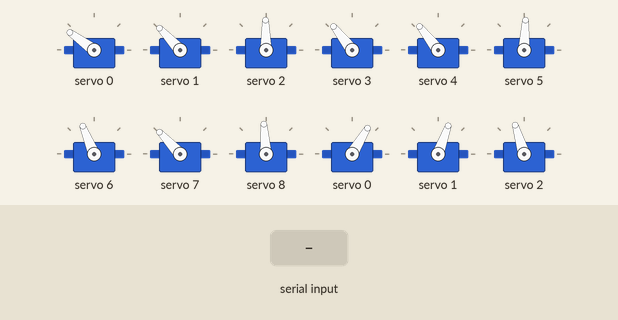
Recording of a sketch running on a simulated Arduino Uno, built with avr-gcc and run on an emulated ATmega328P. On the bench: 12 × servo. Inputs (shaded band) come from the test bench.

Above: at 6.7 s.
6.8 s: "90,45\n" received over Serial
At 7.38 s:
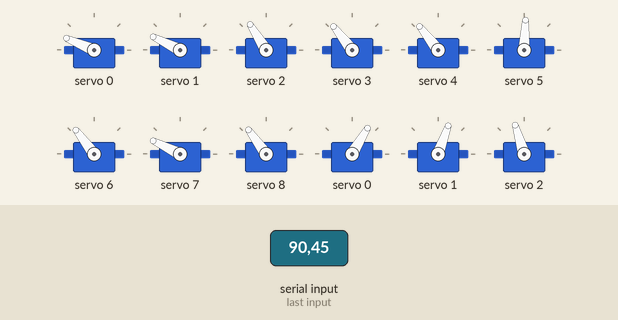
At 8.01 s:
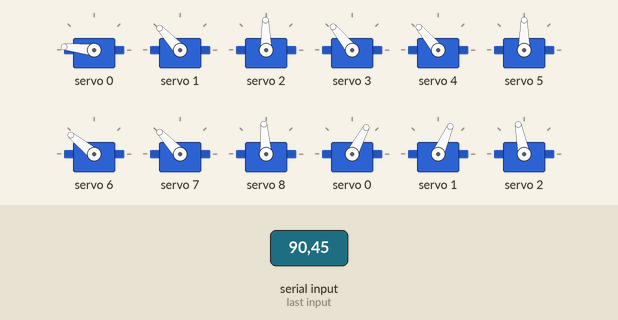
9.8 s: "1\n" received over Serial
At 10.17 s:
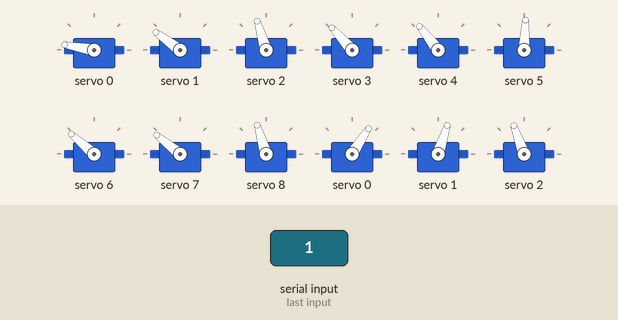
12.8 s: "2\n" received over Serial
15.8 s: "3\n" received over Serial
18.8 s: "4\n" received over Serial
21.8 s: "30,150\n" received over Serial
At 22.5 s:
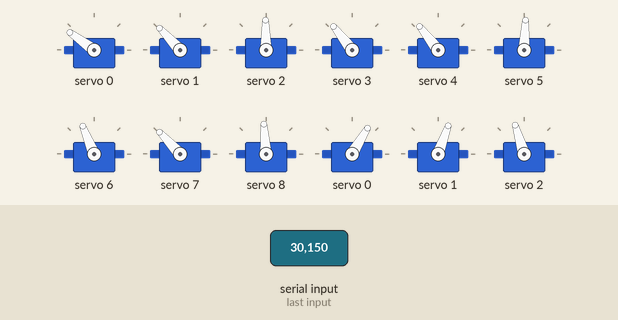
Timing chart, 0 to 24.4 s (numbered marks = the images above; inputs shaded):
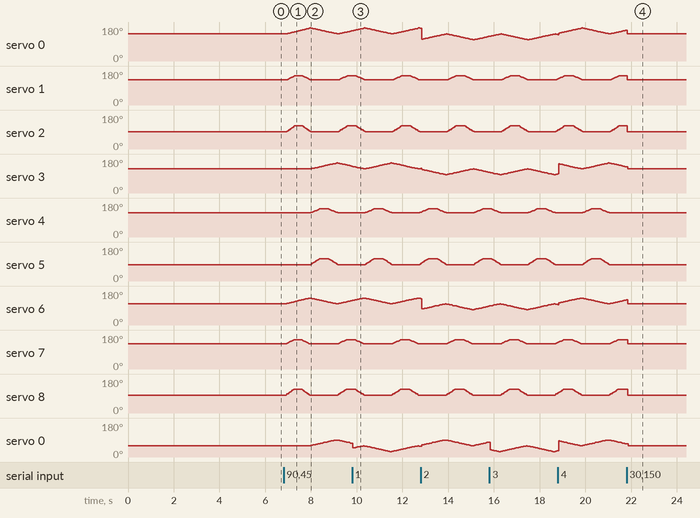

Measured:
- after the input at 6.8 s, servo 3: rises from 128° to 159° in 1.1 s, then falls to 141° in 0.68 s; servo 4: rises from 128° to 149° in 0.37 s, then falls to 128° in 0.79 s; servo 5: rises from 87° to 118° in 0.37 s, then falls to 87° in 0.79 s; servo 0: rises from 59° to 90° in 1.1 s, then falls to 72° in 0.72 s
- after the input at 21.8 s, servo 4: stays 128° (without the input it goes to 130° after 0.46 s); servo 5: stays 87° (without the input it goes to 90° after 0.46 s)

The sketch:

Integrated_Main.ino
```cpp
#include "PCA9685.h"
#include <Wire.h>

PCA9685 driver(B000000); //address pin for first driver
PCA9685 driver1(B000001);//address pin for second driver

//Servo Mappings
//Left Side
//First Leg
PCA9685_ServoEval pwmServo(82, 481); // (-90deg, +90deg)
PCA9685_ServoEval pwmServo1(82, 481); // (-90deg,+90deg)
PCA9685_ServoEval pwmServo2(82, 481); // (-90deg,+90deg)
//Second Leg
PCA9685_ServoEval pwmServo3(82, 481); // (-90deg, +90deg)
PCA9685_ServoEval pwmServo4(82, 481); // (-90deg,+90deg)
PCA9685_ServoEval pwmServo5(82, 481); // (-90deg,+90deg)
//Third Leg
PCA9685_ServoEval pwmServo6(82, 481); // (-90deg, +90deg)
PCA9685_ServoEval pwmServo7(82, 481); // (-90deg,+90deg)
PCA9685_ServoEval pwmServo8(82, 481); // (-90deg,+90deg)

//Right Side
//Fourth Leg
PCA9685_ServoEval pwmServo9(82, 481); // (-90deg, +90deg)
PCA9685_ServoEval pwmServo10(82, 481); // (-90deg, +90deg)
PCA9685_ServoEval pwmServo11(82, 481); // (-90deg, +90deg)
//Fifth Leg
PCA9685_ServoEval pwmServo12(82, 481); // (-90deg, +90deg)
PCA9685_ServoEval pwmServo13(82, 481); // (-90deg, +90deg)
PCA9685_ServoEval pwmServo14(82, 481); // (-90deg, +90deg)
//Sixth Leg
PCA9685_ServoEval pwmServo15(82, 481); // (-90deg, +90deg)
PCA9685_ServoEval pwmServo16(82, 481); // (-90deg, +90deg)
PCA9685_ServoEval pwmServo17(82, 481); // (-90deg, +90deg)

int i1L1 = 0;
int i2L1 = 0;
int i3L1 = 0;
int i4L1 = 0;

int i1L2 = 0;
int i2L2 = 0;
int i3L2 = 0;
int i4L2 = 0;

int m = 0;

boolean l1status = LOW;
boolean l2status = LOW;
byte inputData = 0;

void setup() {
  Wire.begin();                 // Wire must be started first
  Wire.setClock(400000);        // Supported baud rates are 100kHz, 400kHz, and 1000kHz
  Serial.begin(9600);
  delay(20);

  driver.resetDevices();        // Software resets all PCA9685 devices on Wire line
  driver1.resetDevices();

  driver.init ();
  driver1.init();
  driver.setPWMFrequency(50);   // Set frequency to 50Hz first driver
  driver1.setPWMFrequency(50);  // Ser frequency to 50Hz second driver

//Move to initial positions
//Leg1
//driver.setChannelPWM(servo number on the driver, pwmServo.pwmForAngle(0));
  driver.setChannelPWM(0, pwmServo.pwmForAngle(60));
  driver.setChannelPWM(1, pwmServo.pwmForAngle(50));
  driver.setChannelPWM(2, pwmServo.pwmForAngle(10));
  delay(500);
//Leg2
  driver.setChannelPWM(3, pwmServo.pwmForAngle(45));
  driver.setChannelPWM(4, pwmServo.pwmForAngle(45));
  driver.setChannelPWM(5, pwmServo.pwmForAngle(6));
  delay(500);
//Leg3
  driver.setChannelPWM(6, pwmServo.pwmForAngle(30));
  driver.setChannelPWM(7, pwmServo.pwmForAngle(50));
  driver.setChannelPWM(8, pwmServo.pwmForAngle(13));
  delay(500);
//Leg4
  driver1.setChannelPWM(0, pwmServo.pwmForAngle(-20));
  driver1.setChannelPWM(1, pwmServo.pwmForAngle(-10));
  driver1.setChannelPWM(2, pwmServo.pwmForAngle(25));
  delay(500);
//Leg5
  driver1.setChannelPWM(3, pwmServo.pwmForAngle(-11));
  driver1.setChannelPWM(4, pwmServo.pwmForAngle(-22));
  driver1.setChannelPWM(5, pwmServo.pwmForAngle(25));
  delay(500);
//Leg6
  driver1.setChannelPWM(6, pwmServo.pwmForAngle(8));
  driver1.setChannelPWM(7, pwmServo.pwmForAngle(-20));
  driver1.setChannelPWM(8, pwmServo.pwmForAngle(10));
  delay (3000);
}

void loop() {
  while (Serial.available())
  {
    int inputData= (Serial.read()-'0');
    if (inputData == 1) {
      m = 1;
  }
    if (inputData == 2) {
      m =2;
  }
    if (inputData == 3) {
      m = 3;
    }
    if (inputData == 4) {
      m = 4;
    }
    if (inputData ==0) {
      initialPosition();
    }
  }
  //Forward
  if (m == 1) {
    moveLeg1();
    moveLeg3();
    moveLeg5();
    if (l1status == HIGH) {
      moveLeg2();
      moveLeg4();
      moveLeg6();
    }
  }
  //Reverse
  if (m == 2) {
    moveLeg1Rev();
    moveLeg3Rev();
    moveLeg5Rev();
    if (l1status == HIGH) {
      moveLeg2Rev();
      moveLeg4Rev();
      moveLeg6Rev();
    }
  }
  //Left
  if ( m == 4) {
    moveLeg1();
    moveLeg3();
    moveLeg5Left();
    if (l1status == HIGH){
      moveLeg2();
      moveLeg4Left();
      moveLeg6Left();
    }
  }
  //Right
  if ( m == 3) {
    moveLeg1Right();
    moveLeg3Right();
    moveLeg5();
    if (l1status == HIGH){
      moveLeg2Right();
      moveLeg4();
      moveLeg6();
    }
  }
  delay(30); // Walking speed(Recommended==30)
}


void moveLeg1() {
  // Swign phase - move leg though air - from initial to final position
  // Rise the leg
  if (i1L1 <= 10)
  {
    driver.setChannelPWM(1, pwmServo.pwmForAngle(50 + i1L1 * 2));
    driver.setChannelPWM(2, pwmServo.pwmForAngle(10 + i1L1 * 3));
    i1L1++;
  }
  // Rotate the leg
  if (i2L1 <= 30) {
    driver.setChannelPWM(0, pwmServo.pwmForAngle(60+i2L1));
    i2L1++;
  }
  // Move back to touch the ground
  if (i2L1 > 20 & i3L1 <= 10) {
    driver.setChannelPWM(1, pwmServo.pwmForAngle(70 - i3L1 * 2));        //(the degree here is the result after adding (i1L1*2 and i1L1*3) from initial positions)
    driver.setChannelPWM(2, pwmServo.pwmForAngle(40 - i3L1 * 3));
    i3L1++;
  }

  // Stance phase - move leg while touching the ground
  // Rotate back to initial position
  if (i2L1 >= 30) {
    driver.setChannelPWM(0, pwmServo.pwmForAngle(90 - i4L1));
    i4L1++;
    l1status = HIGH;
  }
  // Reset the counters for repeating the process
  if (i4L1 >= 30) {
    i1L1 = 0;
    i2L1 = 0;
    i3L1 = 0;
    i4L1 = 0;
  }
}


void moveLeg2(){
   if (i1L2 <= 10) {
    driver.setChannelPWM(4, pwmServo.pwmForAngle(45 + i1L2 * 2));
    driver.setChannelPWM(5, pwmServo.pwmForAngle(6 + i1L2 * 3));
    i1L2++;
  }
  if (i2L2 <= 30) {
    driver.setChannelPWM(3, pwmServo.pwmForAngle(45+i2L2));
    i2L2++;
  }
  if (i2L2 > 20 & i3L2 <= 10) {
    driver.setChannelPWM(4, pwmServo.pwmForAngle(65 - i3L2 * 2));
    driver.setChannelPWM(5, pwmServo.pwmForAngle(36 - i3L2 * 3));
    i3L2++;
  }
  if (i2L2 >= 30) {
    driver.setChannelPWM(3, pwmServo.pwmForAngle(75 - i4L2));
    i4L2++;
  }
  if (i4L2 >= 30) {
    i1L2 = 0;
    i2L2 = 0;
    i3L2 = 0;
    i4L2 = 0;
}
}

void moveLeg3() {
  if (i1L1 <= 10) {
    driver.setChannelPWM(7, pwmServo.pwmForAngle(50 + i1L1 * 2));
    driver.setChannelPWM(8, pwmServo.pwmForAngle(13 + i1L1 * 3));
  }
  if (i2L1 <= 30) {
    driver.setChannelPWM(6, pwmServo.pwmForAngle(30+i2L1));
  }
  if (i2L1 > 20 & i3L1 <= 10) {
    driver.setChannelPWM(7, pwmServo.pwmForAngle(70 - i3L1 * 2));
    driver.setChannelPWM(8, pwmServo.pwmForAngle(43 - i3L1 * 3));
  }
  if (i2L1 >= 30) {
    driver.setChannelPWM(6, pwmServo.pwmForAngle(60 - i4L1));
  }
}


void moveLeg4() {
  if (i1L2 <= 10) {
    driver1.setChannelPWM(1, pwmServo.pwmForAngle(-10 - i1L2 *2));
    driver1.setChannelPWM(2, pwmServo.pwmForAngle(25 - i1L2 *3));
  }
  if (i2L2 <= 30) {
    driver1.setChannelPWM(0, pwmServo.pwmForAngle(-20 - i2L2));
  }
  if (i2L2 > 20 & i3L2 <= 30) {
    driver1.setChannelPWM(1, pwmServo.pwmForAngle(-30 + i3L2 *2));
    driver1.setChannelPWM(2, pwmServo.pwmForAngle(-5 + i3L2 *3));
  }
  if (i2L2 >= 30) {
    driver1.setChannelPWM(0, pwmServo.pwmForAngle(-50 + i4L2));
  }
}
void moveLeg5() {
  if (i1L1 <= 10) {
    driver1.setChannelPWM(4, pwmServo.pwmForAngle(-22 - i1L1 *2));
    driver1.setChannelPWM(5, pwmServo.pwmForAngle(25 - i1L1 *3));
  }
  if (i2L1 <= 30) {
    driver1.setChannelPWM(3, pwmServo.pwmForAngle(-11 - i2L1));
  }
  if (i2L1 > 20 & i3L1 <= 30) {
    driver1.setChannelPWM(4, pwmServo.pwmForAngle(-42 + i3L1 *2));
    driver1.setChannelPWM(5, pwmServo.pwmForAngle(-5 + i3L1 *3));
  }
  if (i2L1 >= 30) {
    driver1.setChannelPWM(3, pwmServo.pwmForAngle(-41 + i4L1));
  }
}
void moveLeg6() {
  if (i1L2 <= 10) {
    driver1.setChannelPWM(7, pwmServo.pwmForAngle(-20 - i1L2 *2));
    driver1.setChannelPWM(8, pwmServo.pwmForAngle(10 - i1L2 *3));
  }
  if (i2L2 <= 30) {
    driver1.setChannelPWM(6, pwmServo.pwmForAngle(8 - i2L2));
  }
  if (i2L2 > 20 & i3L2 <= 10) {
    driver1.setChannelPWM(7, pwmServo.pwmForAngle(-40 + i3L2 *2));
    driver1.setChannelPWM(8, pwmServo.pwmForAngle(-20 + i3L2 *3));
  }
  if (i2L2 >= 30) {
    driver1.setChannelPWM(6, pwmServo.pwmForAngle(-22 + i4L2));
  }
}
void moveLeg1Rev(){
  if (i1L1 <= 10)
  {
    driver.setChannelPWM(1, pwmServo.pwmForAngle(50 + i1L1 * 2));
    driver.setChannelPWM(2, pwmServo.pwmForAngle(10 + i1L1 * 3));
    i1L1++;
  }
  if (i2L1 <= 30) {
    driver.setChannelPWM(0, pwmServo.pwmForAngle(60-i2L1));
    i2L1++;
  }

  if (i2L1 > 20 & i3L1 <= 10) {
    driver.setChannelPWM(1, pwmServo.pwmForAngle(70 - i3L1 * 2)); //(the degree here is the result after adding (i1L1*2 and i1L1*3) from initial positions)
    driver.setChannelPWM(2, pwmServo.pwmForAngle(40 - i3L1 * 3));
    i3L1++;
  }
  if (i2L1 >= 30) {
    driver.setChannelPWM(0, pwmServo.pwmForAngle(30 + i4L1));
    i4L1++;
    l1status = HIGH;
  }
  if (i4L1 >= 30) {
    i1L1 = 0;
    i2L1 = 0;
    i3L1 = 0;
    i4L1 = 0;
  }
}
void moveLeg2Rev(){
  if (i1L2 <= 10) {
    driver.setChannelPWM(4, pwmServo.pwmForAngle(45 + i1L2 * 2));
    driver.setChannelPWM(5, pwmServo.pwmForAngle(6 + i1L2 * 3));
    i1L2++;
  }
  if (i2L2 <= 30) {
    driver.setChannelPWM(3, pwmServo.pwmForAngle(45-i2L2));
    i2L2++;
  }
  if (i2L2 > 20 & i3L2 <= 10) {
    driver.setChannelPWM(4, pwmServo.pwmForAngle(65 - i3L2 * 2));
    driver.setChannelPWM(5, pwmServo.pwmForAngle(36 - i3L2 * 3));
    i3L2++;
  }
  if (i2L2 >= 30) {
    driver.setChannelPWM(3, pwmServo.pwmForAngle(15+i4L2));
    i4L2++;
  }
  if (i4L2 >= 30) {
    i1L2 = 0;
    i2L2 = 0;
    i3L2 = 0;
    i4L2 = 0;
}
}
void moveLeg3Rev(){
  if (i1L1 <= 10) {
    driver.setChannelPWM(7, pwmServo.pwmForAngle(50 + i1L1 * 2));
    driver.setChannelPWM(8, pwmServo.pwmForAngle(13 + i1L1 * 3));
  }
  if (i2L1 <= 30) {
    driver.setChannelPWM(6, pwmServo.pwmForAngle(30-i2L1));
  }
  if (i2L1 > 20 & i3L1 <= 10) {
    driver.setChannelPWM(7, pwmServo.pwmForAngle(70 - i3L1 * 2));
    driver.setChannelPWM(8, pwmServo.pwmForAngle(43 - i3L1 * 3));
  }
  if (i2L1 >= 30) {
    driver.setChannelPWM(6, pwmServo.pwmForAngle(0 + i4L1));
  }
}
void moveLeg4Rev(){
  if (i1L2 <= 10) {
    driver1.setChannelPWM(1, pwmServo.pwmForAngle(-10 - i1L2 *2));
    driver1.setChannelPWM(2, pwmServo.pwmForAngle(25 - i1L2 *3));

  }
  if (i2L2 <= 30) {
    driver1.setChannelPWM(0, pwmServo.pwmForAngle(-20 + i2L2));

  }
  if (i2L2 > 20 & i3L2 <= 30) {
    driver1.setChannelPWM(1, pwmServo.pwmForAngle(-30 + i3L2 *2));
    driver1.setChannelPWM(2, pwmServo.pwmForAngle(-5 + i3L2 *3));
  }
  if (i2L2 >= 30) {
    driver1.setChannelPWM(0, pwmServo.pwmForAngle(10 - i4L2));
  }
}
void moveLeg5Rev(){
  if (i1L1 <= 10) {
    driver1.setChannelPWM(4, pwmServo.pwmForAngle(-22 - i1L1 *2));
    driver1.setChannelPWM(5, pwmServo.pwmForAngle(25 - i1L1 *3));
  }
  if (i2L1 <= 30) {
    driver1.setChannelPWM(3, pwmServo.pwmForAngle(-11 + i2L1));

  }
  if (i2L1 > 20 & i3L1 <= 30) {
    driver1.setChannelPWM(4, pwmServo.pwmForAngle(-42 + i3L1 *2));
    driver1.setChannelPWM(5, pwmServo.pwmForAngle(-5 + i3L1 *3));
  }
  if (i2L1 >= 30) {
    driver1.setChannelPWM(3, pwmServo.pwmForAngle(19 - i4L1));
  }
}
void moveLeg6Rev(){
  if (i1L2 <= 10) {
    driver1.setChannelPWM(7, pwmServo.pwmForAngle(-20 - i1L2 *2));
    driver1.setChannelPWM(8, pwmServo.pwmForAngle(10 - i1L2 *3));
  }
  if (i2L2 <= 30) {
    driver1.setChannelPWM(6, pwmServo.pwmForAngle(8 + i2L2));
  }
  if (i2L2 > 20 & i3L2 <= 10) {
    driver1.setChannelPWM(7, pwmServo.pwmForAngle(-40 + i3L2 *2));
    driver1.setChannelPWM(8, pwmServo.pwmForAngle(-20 + i3L2 *3));
  }
  if (i2L2 >= 30) {
    driver1.setChannelPWM(6, pwmServo.pwmForAngle(38 - i4L2));
  }
}
void moveLeg1Right() {
  if (i1L1 <= 10)
  {
    driver.setChannelPWM(1, pwmServo.pwmForAngle(50 + i1L1 * 2));
    driver.setChannelPWM(2, pwmServo.pwmForAngle(10 + i1L1 * 3));
    i1L1++;
  }
  if (i2L1 <= 30) {
    driver.setChannelPWM(0, pwmServo.pwmForAngle(60-i2L1));
    i2L1++;
  }

  if (i2L1 > 20 & i3L1 <= 10) {
    driver.setChannelPWM(1, pwmServo.pwmForAngle(70 - i3L1 * 2)); //(the degree here is the result after adding (i1L1*2 and i1L1*3) from initial positions)
    driver.setChannelPWM(2, pwmServo.pwmForAngle(40 - i3L1 * 3));
    i3L1++;
  }
  if (i2L1 >= 30) {
    driver.setChannelPWM(0, pwmServo.pwmForAngle(30 + i4L1));
    i4L1++;
    l1status = HIGH;
  }
  if (i4L1 >= 30) {
    i1L1 = 0;
    i2L1 = 0;
    i3L1 = 0;
    i4L1 = 0;
  }
}
void moveLeg2Right(){
  if (i1L2 <= 10) {
    driver.setChannelPWM(4, pwmServo.pwmForAngle(45 + i1L2 * 2));
    driver.setChannelPWM(5, pwmServo.pwmForAngle(6 + i1L2 * 3));
    i1L2++;
  }
  if (i2L2 <= 30) {
    driver.setChannelPWM(3, pwmServo.pwmForAngle(45-i2L2));
    i2L2++;
  }
  if (i2L2 > 20 & i3L2 <= 10) {
    driver.setChannelPWM(4, pwmServo.pwmForAngle(65 - i3L2 * 2));
    driver.setChannelPWM(5, pwmServo.pwmForAngle(36 - i3L2 * 3));
    i3L2++;
  }
  if (i2L2 >= 30) {
    driver.setChannelPWM(3, pwmServo.pwmForAngle(15+i4L2));
    i4L2++;
  }
  if (i4L2 >= 30) {
    i1L2 = 0;
    i2L2 = 0;
    i3L2 = 0;
    i4L2 = 0;
}
}
void moveLeg3Right() {
  if (i1L1 <= 10) {
    driver.setChannelPWM(7, pwmServo.pwmForAngle(50 + i1L1 * 2));
    driver.setChannelPWM(8, pwmServo.pwmForAngle(13 + i1L1 * 3));
  }
  if (i2L1 <= 30) {
    driver.setChannelPWM(6, pwmServo.pwmForAngle(30-i2L1));
  }
  if (i2L1 > 20 & i3L1 <= 10) {
    driver.setChannelPWM(7, pwmServo.pwmForAngle(70 - i3L1 * 2));
    driver.setChannelPWM(8, pwmServo.pwmForAngle(43 - i3L1 * 3));
  }
  if (i2L1 >= 30) {
    driver.setChannelPWM(6, pwmServo.pwmForAngle(0 + i4L1));
  }
}
void moveLeg4Left() {
  if (i1L2 <= 10) {
    driver1.setChannelPWM(1, pwmServo.pwmForAngle(-10 - i1L2 *2));
    driver1.setChannelPWM(2, pwmServo.pwmForAngle(25 - i1L2 *3));
  }
  if (i2L2 <= 30) {
    driver1.setChannelPWM(0, pwmServo.pwmForAngle(-20 + i2L2));
  }
  if (i2L2 > 20 & i3L2 <= 30) {
    driver1.setChannelPWM(1, pwmServo.pwmForAngle(-30 + i3L2 *2));
    driver1.setChannelPWM(2, pwmServo.pwmForAngle(-5 + i3L2 *3));
  }
  if (i2L2 >= 30) {
    driver1.setChannelPWM(0, pwmServo.pwmForAngle(10 - i4L2));
  }
}
void moveLeg5Left() {
  if (i1L1 <= 10) {
    driver1.setChannelPWM(4, pwmServo.pwmForAngle(-22 - i1L1 *2));
    driver1.setChannelPWM(5, pwmServo.pwmForAngle(25 - i1L1 *3));
  }
  if (i2L1 <= 30) {
    driver1.setChannelPWM(3, pwmServo.pwmForAngle(-11 + i2L1));
  }
  if (i2L1 > 20 & i3L1 <= 30) {
    driver1.setChannelPWM(4, pwmServo.pwmForAngle(-42 + i3L1 *2));
    driver1.setChannelPWM(5, pwmServo.pwmForAngle(-5 + i3L1 *3));
  }
  if (i2L1 >= 30) {
    driver1.setChannelPWM(3, pwmServo.pwmForAngle(19 - i4L1));
  }
}
void moveLeg6Left() {
  if (i1L2 <= 10) {
    driver1.setChannelPWM(7, pwmServo.pwmForAngle(-20 - i1L2 *2));
    driver1.setChannelPWM(8, pwmServo.pwmForAngle(10 - i1L2 *3));
  }
  if (i2L2 <= 30) {
    driver1.setChannelPWM(6, pwmServo.pwmForAngle(8 + i2L2));
  }
  if (i2L2 > 20 & i3L2 <= 10) {
    driver1.setChannelPWM(7, pwmServo.pwmForAngle(-40 + i3L2 *2));
    driver1.setChannelPWM(8, pwmServo.pwmForAngle(-20 + i3L2 *3));
  }
  if (i2L2 >= 30) {
    driver1.setChannelPWM(6, pwmServo.pwmForAngle(38 - i4L2));
  }
}
void initialPosition() {
  m = 0;
  l1status = LOW;
  l2status = LOW;
  //delay(30);
//Leg1
  driver.setChannelPWM(0, pwmServo.pwmForAngle(60));
  driver.setChannelPWM(1, pwmServo.pwmForAngle(50));
  driver.setChannelPWM(2, pwmServo.pwmForAngle(10));
  delay(10);
//Leg2
  driver.setChannelPWM(3, pwmServo.pwmForAngle(45));
  driver.setChannelPWM(4, pwmServo.pwmForAngle(45));
  driver.setChannelPWM(5, pwmServo.pwmForAngle(6));
  delay(10);
//Leg3
  driver.setChannelPWM(6, pwmServo.pwmForAngle(30));
  driver.setChannelPWM(7, pwmServo.pwmForAngle(50));
  driver.setChannelPWM(8, pwmServo.pwmForAngle(13));
  delay(10);
//Leg4
  driver1.setChannelPWM(0, pwmServo.pwmForAngle(-20));
  driver1.setChannelPWM(1, pwmServo.pwmForAngle(-10));
  driver1.setChannelPWM(2, pwmServo.pwmForAngle(25));
  delay(10);
//Leg5
  driver1.setChannelPWM(3, pwmServo.pwmForAngle(-11));
  driver1.setChannelPWM(4, pwmServo.pwmForAngle(-22));
  driver1.setChannelPWM(5, pwmServo.pwmForAngle(25));
  delay(10);
//Leg6
  driver1.setChannelPWM(6, pwmServo.pwmForAngle(8));
  driver1.setChannelPWM(7, pwmServo.pwmForAngle(-20));
  driver1.setChannelPWM(8, pwmServo.pwmForAngle(10));
  delay(10);

  i1L1 = 0;
  i2L1 = 0;
  i3L1 = 0;
  i4L1 = 0;

  i1L2 = 0;
  i2L2 = 0;
  i3L2 = 0;
  i4L2 = 0;
}
```
